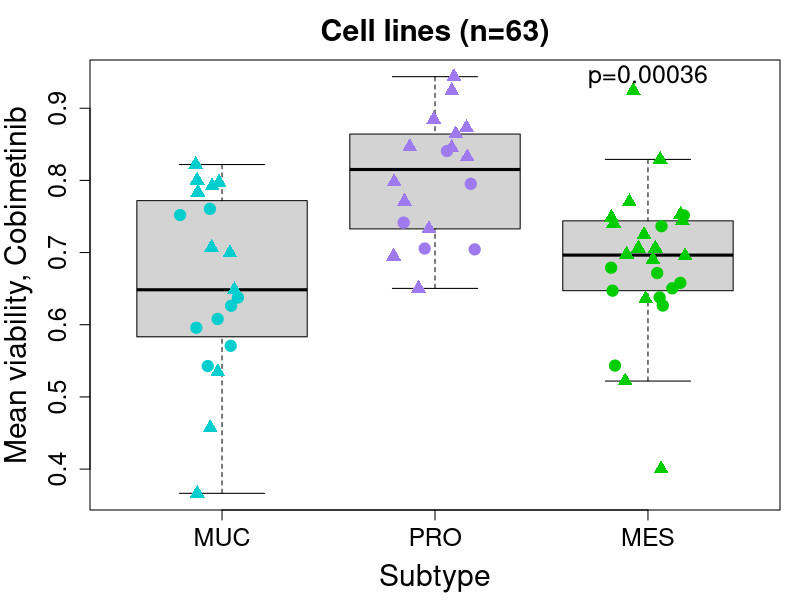

The R script that drew this image:
data <- read.table("../data/CellLineDrugResponse_SubtypeAssociation.tsv", sep="\t", header=TRUE, check.names=FALSE)
gCSI <- read.table("../data/CellLineDrugResponse_MeanViability.tsv", sep="\t", header=TRUE, check.names=FALSE)
gCSI <- gCSI[!gCSI$Subtype %in% "unclassified", ]

# Associate MEK/ERKi response with subtype
target <- c("MEK2, MEK1", "ERK")
compounds <- as.character(data$`gCGC ID`[which(data$TARGET_NAME %in% target)])
targetsID <- as.character(data$TARGET_NAME[which(data$TARGET_NAME %in% target)])
data.gCSI <- gCSI[, compounds]
rownames(data.gCSI) <- gCSI[, "Cell line"]
colnames(data.gCSI) <- paste0(compounds, " (", targetsID, ")")
nbTumors <- nrow(data.gCSI)

subtypes <- factor(gCSI$Subtype, levels=c("MUC", "PRO", "MES"))
colors <- rep("cyan3", nbTumors)
colors[subtypes %in% "PRO"] <- "mediumpurple2"
colors[subtypes %in% "MES"] <- "green3"
pchs <- rep(19, nbTumors)
pchs[!gCSI$KRAS] <- 17

i <- "gCGC00062 (MEK2, MEK1)"
pdf("../figures/Fig5_CellLines_CobimetinibVsSubtype.pdf", width=5.5, height=6.5)
par(mar=c(4.5,4.5,3,1))
pval <- signif(kruskal.test(data.gCSI[,i] ~ subtypes)$p.value,2)
boxplot(data.gCSI[,i] ~ subtypes, ylab="Mean viability, Cobimetinib", xlab="Subtype",
			main=paste0("Cell lines (n=",nbTumors,")"),
			cex.lab=1.8, cex.axis=1.5, cex.main=1.8, outline=FALSE,
			ylim=range(data.gCSI[,i], na.rm=TRUE))
points(jitter(as.numeric(subtypes)), data.gCSI[,i], col=colors, pch=pchs, cex=1.5)
text(x=3, y=max(data.gCSI[,i], na.rm=TRUE), labels=paste0("p=",pval), cex=1.5)
dev.off()

subtypes <- factor(gCSI$Subtype, levels=c("MUC", "PRO", "MES"))
MAPK <- gCSI$MAPK

rsq <- ANOVA.pvalues <- c()
for (i in c(1:ncol(data.gCSI))) {
	model1 <- lm(data.gCSI[,i] ~ subtypes)
	model2 <- lm(data.gCSI[,i] ~ MAPK)
	model3 <- lm(data.gCSI[,i] ~ subtypes + MAPK)
	value <- c(summary(model1)$r.squared, summary(model2)$r.squared, summary(model3)$r.squared)
	rsq <- cbind(rsq, value)
	ANOVA.pvalues <- c(ANOVA.pvalues, anova(model2, model3)$"Pr(>F)"[2])
}
colnames(rsq) <- colnames(data.gCSI)
rownames(rsq) <- c("subtype", "MAPK", "subtype + MAPK")
names(ANOVA.pvalues) <- colnames(data.gCSI)
